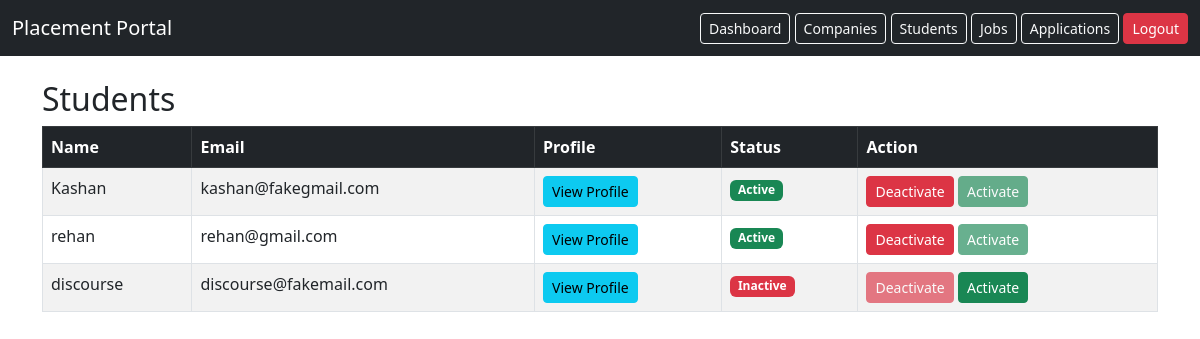
/admin/students (signed in), run on the app's committed database.
### models.py (models this page shows)
class Student(db.Model):
    __tablename__ = 'students'
    id = db.Column(db.Integer, primary_key=True)
    name = db.Column(db.String(150), nullable=False)
    email = db.Column(db.String(120), unique=True, nullable=False)
    password = db.Column(db.String(200), nullable=False)
    applications = db.relationship('Application', backref='student', lazy=True)
    education = db.Column(db.String(200))
    resume_text = db.Column(db.Text)
    resume_link = db.Column(db.String(300))
    skills = db.Column(db.String(300))
    cgpa = db.Column(db.Float)
    linkedin = db.Column(db.String(300))
    github = db.Column(db.String(300))
    location = db.Column(db.String(200))
    is_active = db.Column(db.Boolean, default=True)
    contact = db.Column(db.String(15))

### app.py (the view)
@app.route('/admin/students')
def admin_students():
    if session.get('role') != 'admin':
        return redirect(url_for('admin_login'))
    students = Student.query.all()
    return render_template('admin_students.html', students=students)

### templates/admin_students.html
{% extends "base.html" %}
{% block content %}
<h2>Students</h2>
<table class="table table-striped table-bordered">
    <thead class="table-dark">
        <tr>
            <th>Name</th>
            <th>Email</th>
            <th>Profile</th>
            <th>Status</th>
            <th>Action</th>
        </tr>
    </thead>
    <tbody>
        {% for s in students %}
        <tr>
            <td>{{ s.name }}</td>
            <td>{{ s.email }}</td>
            <td>
                <a class="btn btn-sm btn-info"
                   href="/admin/student/{{ s.id }}/profile">
                   View Profile
                </a>
            </td>
            <td>
                {% if s.is_active %}
                    <span class="badge bg-success">Active</span>
                {% else %}
                    <span class="badge bg-danger">Inactive</span>
                {% endif %}
            </td>
            <td>
                {% if s.is_active %}
                    <a class="btn btn-sm btn-danger"
                       href="/admin/student/{{ s.id }}/deactivate">
                       Deactivate
                    </a>
                    <button class="btn btn-sm btn-success" disabled>
                        Activate
                    </button>
                {% else %}
                    <button class="btn btn-sm btn-danger" disabled>
                        Deactivate
                    </button>
                    <a class="btn btn-sm btn-success"
                       href="/admin/student/{{ s.id }}/activate">
                       Activate
                    </a>
                {% endif %}
            </td>
        </tr>
        {% endfor %}
    </tbody>
</table>
{% endblock %}

### data on the page
Student: name "Kashan", email "kashan@fakegmail.com", is_active "Active"
Student: name "rehan", email "rehan@gmail.com", is_active "Active"
Student: name "discourse", email "discourse@fakemail.com", is_active "Inactive"
